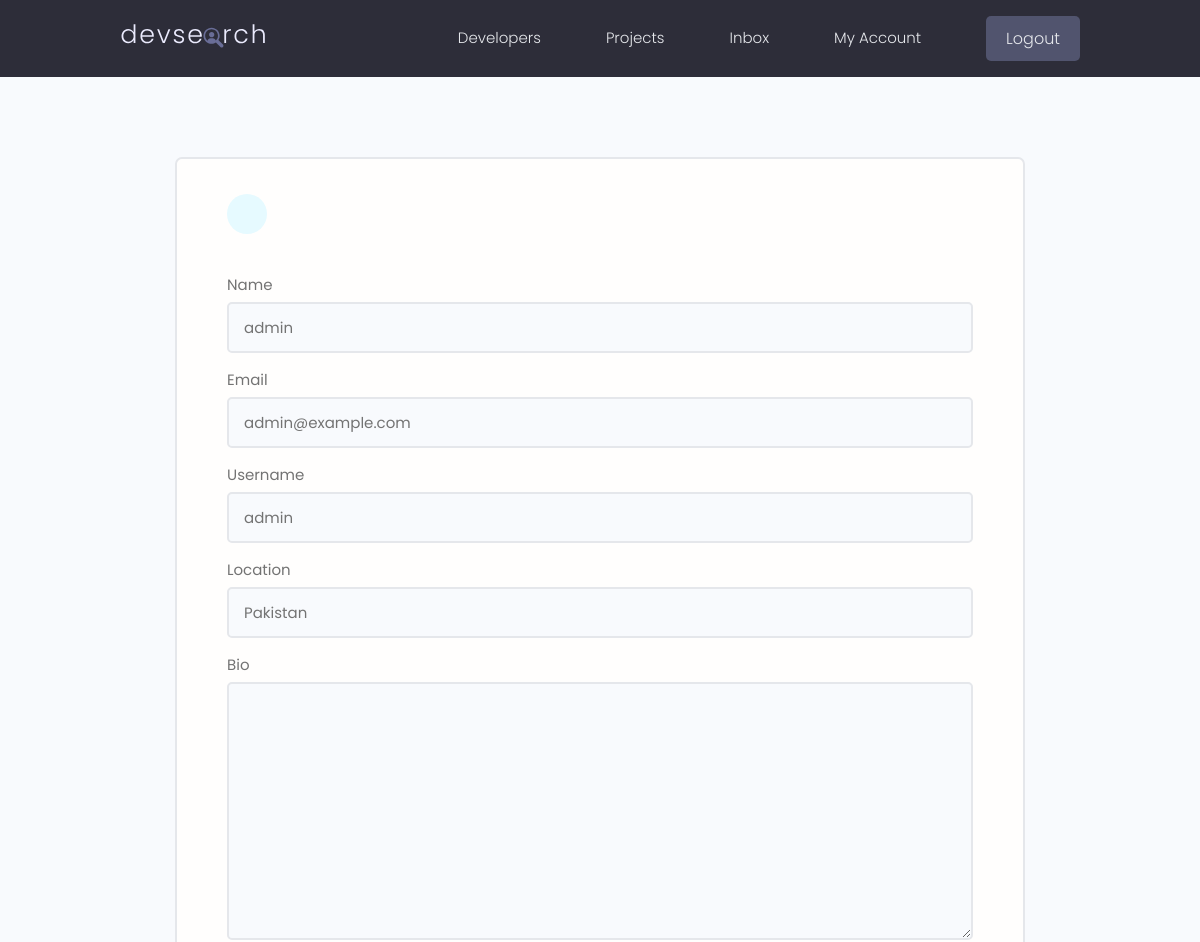
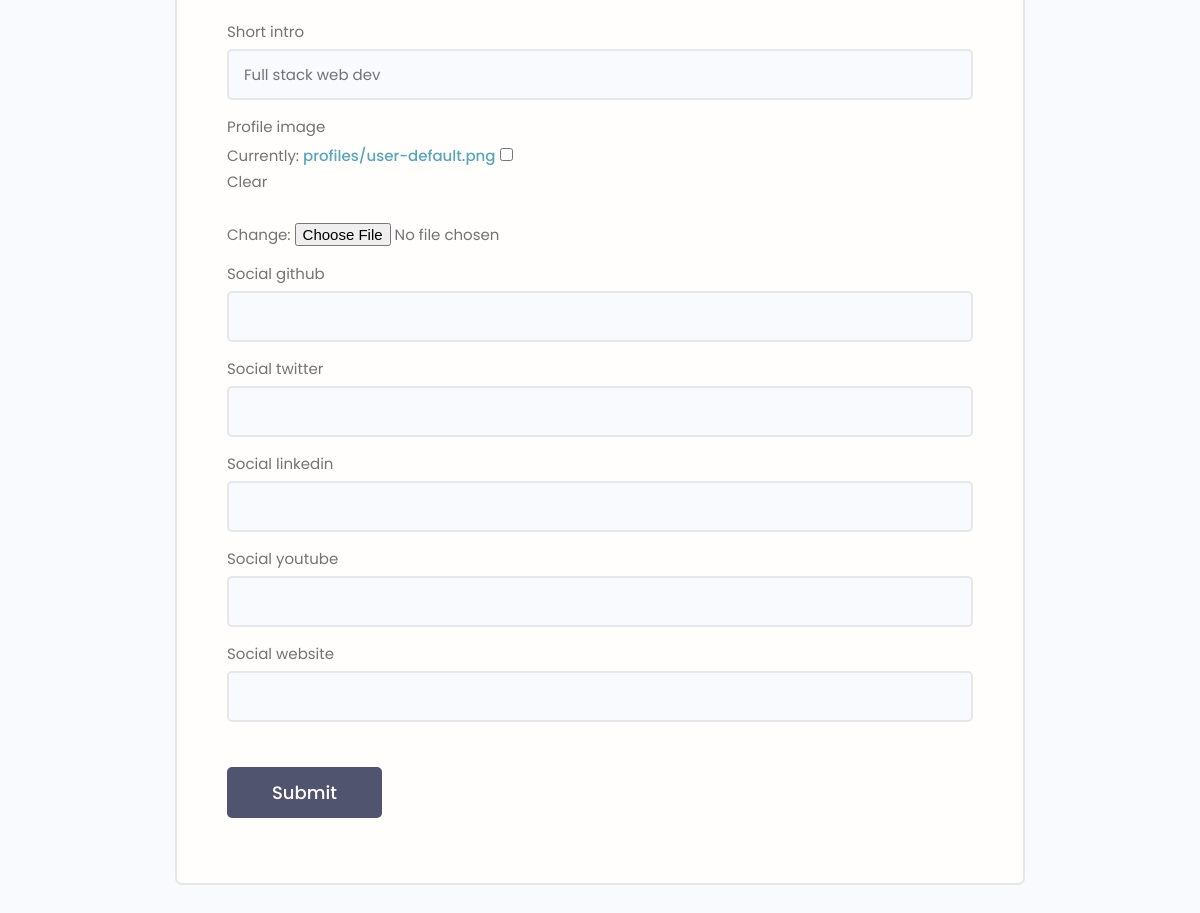
The page /edit-account/ (signed in) on the database its author committed (2 pictures, top to bottom).
### users/models.py (models this page shows, shortened)
class Profile(models.Model):
    user = models.OneToOneField(User, on_delete=models.CASCADE, null=True, blank=True)
    name = models.CharField(max_length=200, null=True, blank=True)
    email = models.EmailField(max_length=500, null=True, blank=True)
    username = models.CharField(max_length=200, null=True, blank=True)
    location = models.CharField(max_length=200, null=True, blank=True)
    short_intro = models.CharField(max_length=200, null=True, blank=True)
    bio = models.TextField(null=True, blank=True)
    profile_image = models.ImageField(null=True, blank=True, upload_to='profiles/', default='profiles/user-default.png')
    social_github = models.CharField(max_length=200, null=True, blank=True)
    social_twitter = models.CharField(max_length=200, null=True, blank=True)
    social_linkedin = models.CharField(max_length=200, null=True, blank=True)
    social_youtube = models.CharField(max_length=200, null=True, blank=True)
    social_website = models.CharField(max_length=200, null=True, blank=True)
    created = models.DateTimeField(auto_now_add=True)
    id = models.UUIDField(default=uuid.uuid4, unique=True, primary_key=True, editable=False)

### users/views.py (the view)
# urls.py: path('edit-account/', views.editAccount, name="edit-account"),
@login_required(login_url='login')
def editAccount(request):
    profile = request.user.profile
    form = ProfileForm(instance=profile)
    if request.method == 'POST':
        form = ProfileForm(request.POST, request.FILES, instance=profile)
        if form.is_valid():
            form.save()
            return redirect('account')
    context = {
        'form': form,
    }
    return render(request, 'users/profile_form.html', context)

### users/forms.py
class ProfileForm(ModelForm):
    class Meta:
        model = Profile
        fields = ['name', 'email', 'username', 'location', 'bio', 'short_intro', 'profile_image', 'social_github', 'social_twitter', 'social_linkedin', 'social_youtube', 'social_website']
    def __init__(self, *args, **kwargs):
        super(ProfileForm, self).__init__(*args, **kwargs)
        for name, field in self.fields.items():
            field.widget.attrs.update({'class': 'input'})

### Django-2021-master/users/templates/users/profile_form.html (shortened to what this page needs)
{% extends 'main.html' %}
{% block content %}
<main class="formPage my-xl">
    <div class="content-box">
        <div class="formWrapper">
            <a class="backButton" href="{% url 'account' %}"></a>
            <br>
            <form class="form" method="POST" action="{% url 'edit-account' %}" enctype="multipart/form-data">
                {% for field in form %}
                <div class="form__field">
                    <label for="formInput#text">{{field.label}}</label>
                    {{field}}
                </div>
                {% endfor %}
                <input class="btn btn--sub btn--lg  my-md" type="submit" value="Submit" />
            </form>
        </div>
    </div>
</main>
{% endblock content %}

### templates/main.html (shortened to what this page needs)
<!DOCTYPE html>
{% load static %}
<html lang="en">
  <head>
    <link
      rel="stylesheet"
      href="https://cdn.iconmonstr.com/1.3.0/css/iconmonstr-iconic-font.min.css"
    />
    <link rel="stylesheet" href="{% static 'uikit/styles/uikit.css' %}" />
    <link rel="stylesheet" href="{% static 'styles/app.css' %}" />
  </head>
  <body>
    {% include 'navbar.html' %}
    {% block content %}
    {% endblock %}
  </body>
</html>

### templates/navbar.html (shortened to what this page needs)
{% load static %}
  <header class="header">
    <div class="container">
      <a href="{% url 'profiles' %}" class="header__logo">
        <img src="{% static 'images/logo.svg' %}" alt="DevSearch Logo" />
      </a>
      <nav class="header__nav">
        <ul class="header__menu">
          <li class="header__menuItem"><a href="{% url 'profiles' %}">Developers</a></li>
          <li class="header__menuItem"><a href="{% url 'projects' %}">Projects</a></li>
          {% if request.user.is_authenticated %}
          <li class="header__menuItem"><a href="">Inbox</a></li>
          <li class="header__menuItem"><a href="{% url 'account' %}">My Account</a></li>
          <li class="header__menuItem"><a href="{% url 'logout' %}" class="btn btn--sub">Logout</a></li>
          {% else %}
          <li class="header__menuItem"><a href="{% url 'login' %}" class="btn btn--sub">Login/Sign Up</a></li>
          {% endif %}
        </ul>
      </nav>
    </div>
  </header>

### static/styles/app.css (style rules this page uses)
:root { --color-sub: #2d2d39; }
.btn--sub { background-color: var(--color-sub-light); }
img { width: 100%; }
.content-box { width: 95%; max-width: 85rem; margin: 0 auto; }
.header { position: sticky; z-index: 111; background-color: var(--color-sub); padding: 1.5rem 0; }
.header > .container { display: flex; justify-content: space-between; align-items: center; }
.header__logo > img { height: 3.8rem; }
.header__nav > ul { display: inline-flex; align-items: center; list-style: none; gap: 6.5rem; }
.header__menuItem > a { color: var(--color-light); font-weight: 300; }
.backButton { background: var(--color-main-light); color: var(--color-main); width: 4rem; height: 4rem; display: flex; align-items: center; justify-content: center; border-radius: 50%; }
.formPage .formWrapper { list-style: none; background: var(--color-white); padding: 3.5rem 5rem; border: 2px solid var(--color-light); border-radius: 0.7rem; }

### static/uikit/styles/modules/_variables.css (style rules this page uses)
:root { --color-main: #5aa5b9; --color-main-light: #e6faff; --color-sub: #3f4156; --color-sub-light: #51546e; --color-sub-lighter: #ededfd; --color-text: #737373; --color-gray: #8b8b8b; --color-light: #e5e7eb; --color-light-gray: #767676; --color-bg: #f8fafd; --color-white: #fffefd; --color-white-light: #f3f3f3; --color-success: #359e64; --color-success-bg: #def8e8; --color-error: #fc4b0b; --color-error-bg: #fff2ee; --font-base: 'Poppins', arial, helvetica, 'Segoe UI', roboto, ubuntu, sans-serif; --font-monospace: 'Fira Code', 'Courier New', courier, monospace; --font-regular: 300; --font-medium: 500; --font-bold: 700; --generic-shadow: 1px 1px 5px #00000010; --generic-transition: all 0.3s ease-in-out; }

### static/uikit/styles/modules/_base.css (style rules this page uses)
* { margin: 0; padding: 0; box-sizing: border-box; text-rendering: optimizeLegibility; color: inherit; font-size: inherit; }
html { font-size: 50%; }
@media only screen and (min-width: 480px) { html { font-size: 56.25%; } }
@media only screen and (min-width: 1200px) { html { font-size: 62.5%; } }
body { line-height: 1.6; font-weight: 400; font-size: 1.5rem; color: var(--color-text); background-color: var(--color-bg); min-height: 100vh; }

### static/uikit/styles/modules/_typography.css (style rules this page uses)
* { font-family: var(--font-base); }
a { padding-bottom: 2px; text-decoration: none; display: inline-block; color: var(--color-main); font-weight: var(--font-medium); }

### static/uikit/styles/modules/_utilities.css (style rules this page uses)
.container { width: 92%; max-width: 165rem; margin: 0 auto; box-sizing: border-box; }
@media screen and (min-width: 1000px) { .container { width: 90%; } }
@media screen and (min-width: 1200px) { .container { width: 80%; } }
.my-md { margin: 3rem auto; }
.my-xl { margin: 8rem auto; }

### static/uikit/styles/modules/_button.css (style rules this page uses)
.btn { display: inline-block; position: relative; cursor: pointer; background-color: var(--color-light); font-weight: var(--font-medium); color: var(--color-sub); text-decoration: none; padding: 1rem 2rem; border-radius: 0.5rem; border: none; width: -webkit-fit-content; width: -moz-fit-content; width: fit-content; height: -webkit-fit-content; height: -moz-fit-content; height: fit-content; font-size: 1.6rem; outline-width: 0; outline-color: transparent; -webkit-backface-visibility: hidden; backface-visibility: hidden; transition: all 0.3s ease-in-out; }
.btn--sub { background-color: var(--color-sub); color: var(--color-white); }
.btn--lg { font-size: 1.8rem; padding: 1.2rem 4.5rem; }

### static/uikit/styles/modules/_form.css (style rules this page uses)
.form { display: block; }
.form__field { margin-top: 1.5rem; margin-bottom: 1.5rem; }
.form__label, .form__field > label { display: block; margin-bottom: 0.5rem; color: var(--color-text); }
input.input[type='text'], input.input[type='email'], input.input[type='password'], input.input[type='number'], textarea.input { min-width: 24rem; width: 100%; padding: 1.2rem 1.5rem; border-radius: 0.5rem; border: 2px solid var(--color-light); transition: all 0.3s ease-in-out; background-color: var(--color-bg); }

### rows shown on the page
Profile: form "admin" "admin@example.com" "admin" "Pakistan" "Full stack web dev"

### other values the page prints
{{ field.label }} "Name" "Email" "Username" "Location" "Bio" "Short intro" "Profile image" "Social github" "Social twitter" "Social linkedin" "Social youtube" "Social website"
